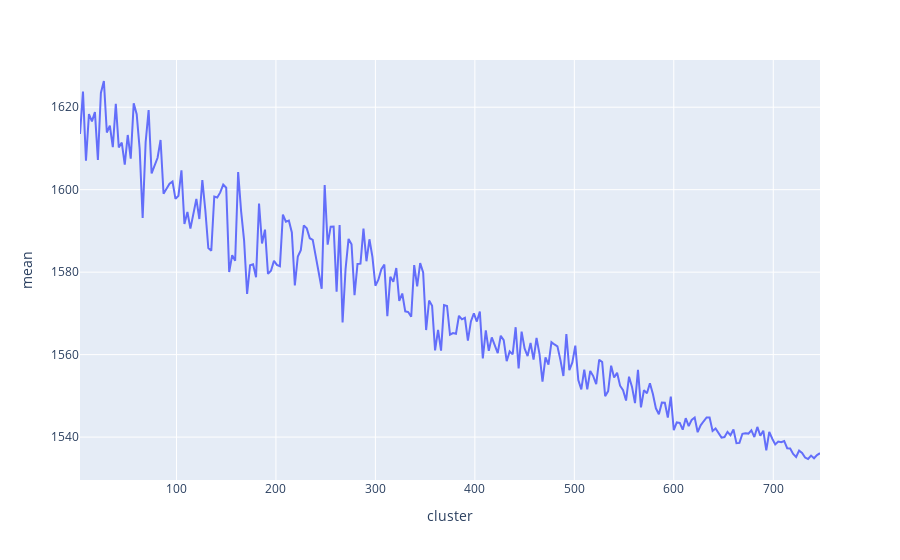

The notebook cell this image was saved under:
### Markdown cell above
### Line Chart

### Code cell
fig = px.line(mean_cluster_df, x='cluster', y='mean')
fig.show()

### Figure 1 — Plotly figure (JSON) as saved in the notebook; plotly's stock layout.template omitted (floating-point values rounded to 4 significant figures; data arrays with more than 128 entries replaced by an {"elided": "..."} marker saying what was removed)
{"data": [{"hovertemplate": "cluster=%{x}<br>mean=%{y}<extra></extra>", "legendgroup": "", "line": {"color": "#636efa", "dash": "solid"}, "marker": {"symbol": "circle"}, "mode": "lines", "name": "", "orientation": "v", "showlegend": false, "type": "scatter", "x": {"elided": "249 int values"}, "xaxis": "x", "y": {"elided": "249 float values"}, "yaxis": "y"}], "layout": {"legend": {"tracegroupgap": 0}, "margin": {"t": 60}, "xaxis": {"anchor": "y", "domain": [0, 1], "title": {"text": "cluster"}}, "yaxis": {"anchor": "x", "domain": [0, 1], "title": {"text": "mean"}}}}
